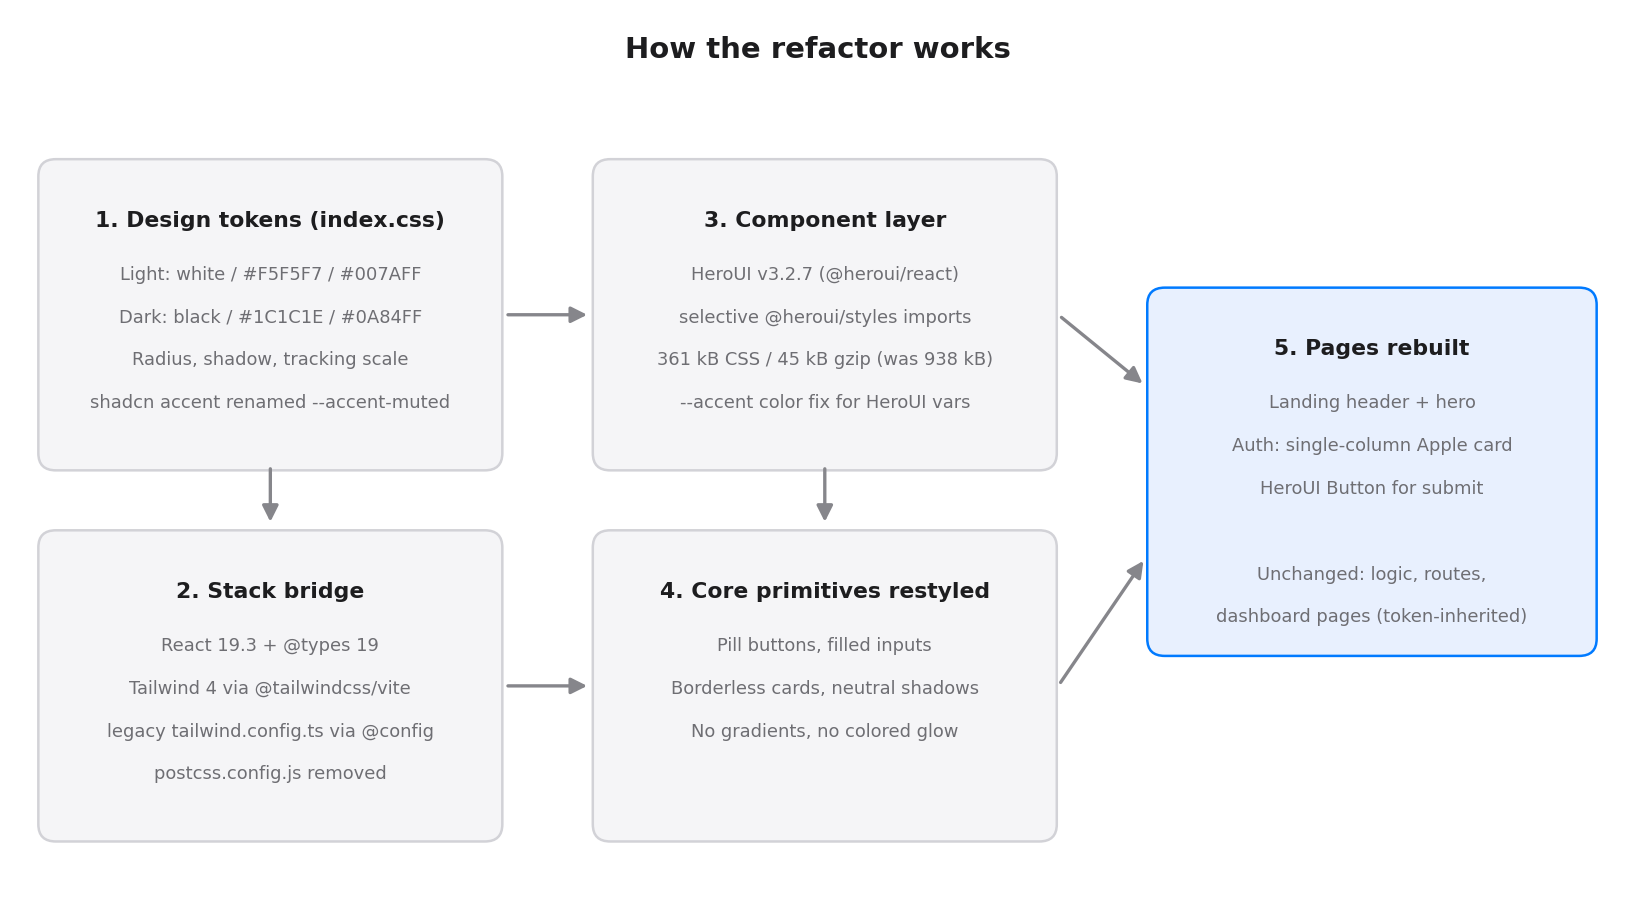

Write Python code to recreate this figure.
"""Regenerate how-it-works.png: python3 how-it-works.py (needs matplotlib)."""
import matplotlib
matplotlib.use('Agg')
import matplotlib.pyplot as plt
from matplotlib.patches import FancyBboxPatch, FancyArrowPatch

fig, ax = plt.subplots(figsize=(11, 6.2), dpi=150)
ax.set_xlim(0, 11); ax.set_ylim(0, 6.2); ax.axis('off')
fig.patch.set_facecolor('white')

def box(x, y, w, h, title, lines, fc, ec='#D2D2D7', tc='#1D1D1F', title_fs=10.5, fs=8.6):
    ax.add_patch(FancyBboxPatch((x, y), w, h, boxstyle='round,pad=0.09,rounding_size=0.12',
                                fc=fc, ec=ec, lw=1.2))
    ax.text(x+w/2, y+h-0.34, title, ha='center', va='center', fontsize=title_fs,
            fontweight='bold', color=tc)
    for i, ln in enumerate(lines):
        ax.text(x+w/2, y+h-0.72-i*0.30, ln, ha='center', va='center', fontsize=fs, color='#6E6E73')

def arrow(x1, y1, x2, y2):
    ax.add_patch(FancyArrowPatch((x1, y1), (x2, y2), arrowstyle='-|>', mutation_scale=16,
                                 color='#86868B', lw=1.6))

ax.text(5.5, 5.9, 'How the refactor works', ha='center', fontsize=14, fontweight='bold', color='#1D1D1F')

box(0.25, 3.1, 3.0, 2.0, '1. Design tokens (index.css)', [
    'Light: white / #F5F5F7 / #007AFF',
    'Dark: black / #1C1C1E / #0A84FF',
    'Radius, shadow, tracking scale',
    'shadcn accent renamed --accent-muted'], '#F5F5F7')
box(0.25, 0.5, 3.0, 2.0, '2. Stack bridge', [
    'React 19.3 + @types 19',
    'Tailwind 4 via @tailwindcss/vite',
    'legacy tailwind.config.ts via @config',
    'postcss.config.js removed'], '#F5F5F7')
arrow(1.75, 3.05, 1.75, 2.62)

box(4.05, 3.1, 3.0, 2.0, '3. Component layer', [
    'HeroUI v3.2.7 (@heroui/react)',
    'selective @heroui/styles imports',
    '361 kB CSS / 45 kB gzip (was 938 kB)',
    '--accent color fix for HeroUI vars'], '#F5F5F7')
arrow(3.35, 4.1, 3.95, 4.1)
arrow(3.35, 1.5, 3.95, 1.5)
box(4.05, 0.5, 3.0, 2.0, '4. Core primitives restyled', [
    'Pill buttons, filled inputs',
    'Borderless cards, neutral shadows',
    'No gradients, no colored glow'], '#F5F5F7')
arrow(5.55, 3.05, 5.55, 2.62)

box(7.85, 1.8, 2.9, 2.4, '5. Pages rebuilt', [
    'Landing header + hero',
    'Auth: single-column Apple card',
    'HeroUI Button for submit',
    '',
    'Unchanged: logic, routes,',
    'dashboard pages (token-inherited)'], '#E8F0FE', ec='#007AFF')
arrow(7.15, 4.1, 7.75, 3.6)
arrow(7.15, 1.5, 7.75, 2.4)

plt.tight_layout()
plt.savefig('how-it-works.png', bbox_inches='tight', facecolor='white')
